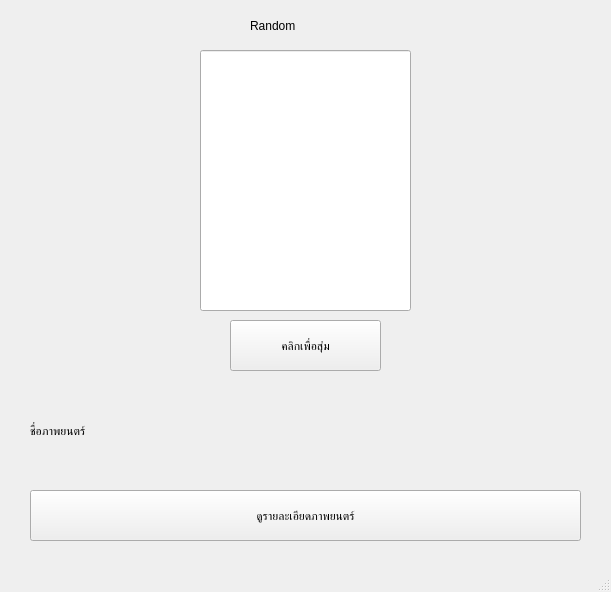
<?xml version="1.0" encoding="UTF-8"?>
<ui version="4.0">
 <class>MainWindow</class>
 <widget class="QMainWindow" name="MainWindow">
  <property name="geometry">
   <rect>
    <x>0</x>
    <y>0</y>
    <width>611</width>
    <height>592</height>
   </rect>
  </property>
  <property name="windowTitle">
   <string>MainWindow</string>
  </property>
  <widget class="QWidget" name="centralwidget">
   <widget class="QLabel" name="label">
    <property name="geometry">
     <rect>
      <x>250</x>
      <y>-10</y>
      <width>131</width>
      <height>71</height>
     </rect>
    </property>
    <property name="styleSheet">
     <string notr="true">font: 24pt &quot;MS Shell Dlg 2&quot;;</string>
    </property>
    <property name="text">
     <string>Random</string>
    </property>
   </widget>
   <widget class="QLineEdit" name="lineEdit">
    <property name="geometry">
     <rect>
      <x>200</x>
      <y>50</y>
      <width>211</width>
      <height>261</height>
     </rect>
    </property>
   </widget>
   <widget class="QLabel" name="label_3">
    <property name="geometry">
     <rect>
      <x>30</x>
      <y>410</y>
      <width>131</width>
      <height>41</height>
     </rect>
    </property>
    <property name="styleSheet">
     <string notr="true">font: 18pt &quot;MS Shell Dlg 2&quot;;</string>
    </property>
    <property name="text">
     <string>ชื่อภาพยนตร์</string>
    </property>
   </widget>
   <widget class="QLabel" name="movie_title">
    <property name="geometry">
     <rect>
      <x>180</x>
      <y>410</y>
      <width>391</width>
      <height>41</height>
     </rect>
    </property>
    <property name="styleSheet">
     <string notr="true">font: 18pt &quot;MS Shell Dlg 2&quot;;</string>
    </property>
    <property name="text">
     <string/>
    </property>
   </widget>
   <widget class="QPushButton" name="Button_random">
    <property name="geometry">
     <rect>
      <x>230</x>
      <y>320</y>
      <width>151</width>
      <height>51</height>
     </rect>
    </property>
    <property name="styleSheet">
     <string notr="true">font: 18pt &quot;MS Shell Dlg 2&quot;;</string>
    </property>
    <property name="text">
     <string>คลิกเพื่อสุ่ม</string>
    </property>
   </widget>
   <widget class="QPushButton" name="Button_detail">
    <property name="geometry">
     <rect>
      <x>30</x>
      <y>490</y>
      <width>551</width>
      <height>51</height>
     </rect>
    </property>
    <property name="styleSheet">
     <string notr="true">font: 18pt &quot;MS Shell Dlg 2&quot;;</string>
    </property>
    <property name="text">
     <string>ดูรายละเอียดภาพยนตร์</string>
    </property>
   </widget>
  </widget>
  <widget class="QMenuBar" name="menubar">
   <property name="geometry">
    <rect>
     <x>0</x>
     <y>0</y>
     <width>611</width>
     <height>21</height>
    </rect>
   </property>
  </widget>
  <widget class="QStatusBar" name="statusbar"/>
 </widget>
 <resources/>
 <connections/>
</ui>
